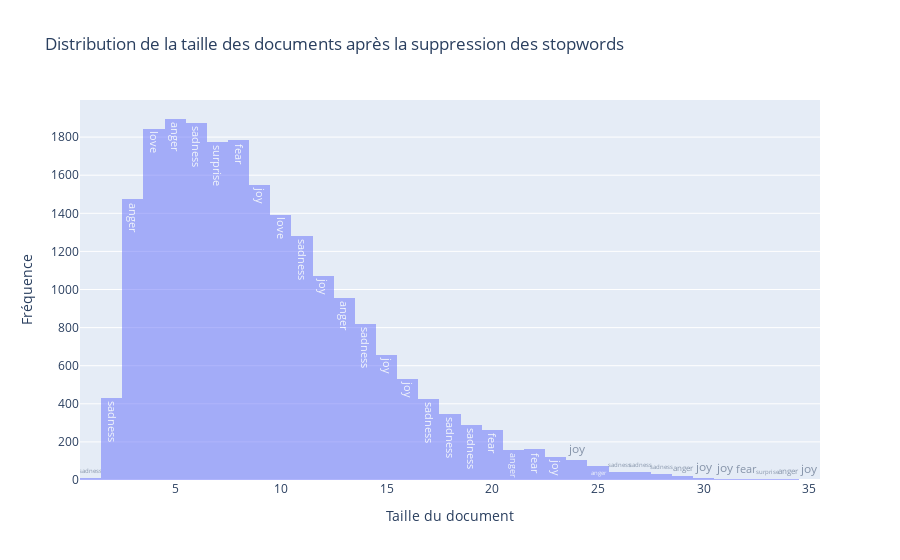

The cell this chart's notebook holds for it:
### Markdown cell above
### Distribution de la taille des documents après suppression des stopwords

### Code cell
trace1 = go.Histogram(
    x = df_explo['Length'],
    text = df_explo.Emotion,
    opacity=0.5,
)

data = [trace1]
layout = go.Layout(barmode='overlay',
                   title='Distribution de la taille des documents après la suppression des stopwords',
                   xaxis=dict(title='Taille du document'),
                   yaxis=dict( title='Fréquence'),
                  )
fig = go.Figure(data=data, layout=layout)
iplot(fig)

### Figure 1 — Plotly figure (JSON) as saved in the notebook; plotly's stock layout.template omitted (floating-point values rounded to 4 significant figures; data arrays with more than 128 entries replaced by an {"elided": "..."} marker saying what was removed)
{"data": [{"opacity": 0.5, "text": {"elided": "21459 str values"}, "type": "histogram", "x": {"elided": "21459 int values"}}], "layout": {"barmode": "overlay", "title": {"text": "Distribution de la taille des documents après la suppression des stopwords"}, "xaxis": {"title": {"text": "Taille du document"}}, "yaxis": {"title": {"text": "Fréquence"}}}}
